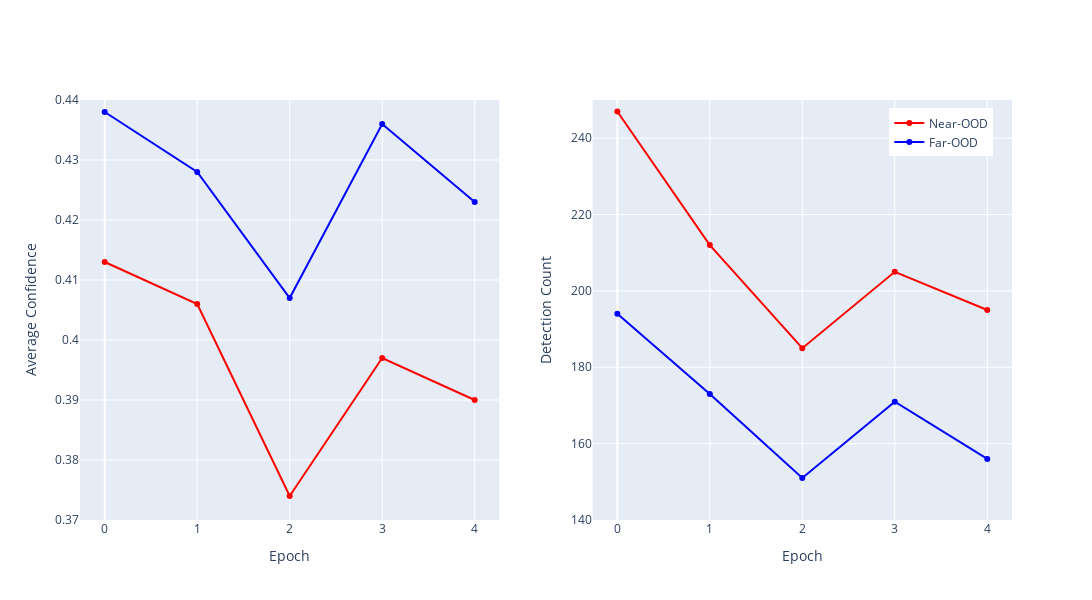

Notebook source saved alongside this figure:
### Markdown cell above
# confidence and detection count plots

### Code cell
import plotly.graph_objects as go
from plotly.subplots import make_subplots

# 数据
epochs = [0, 1, 2, 3, 4]

# 左图数据：Average Confidence
far_ood_confidence = [0.438, 0.428, 0.407, 0.436, 0.423]
near_ood_confidence = [0.413, 0.406, 0.374, 0.397, 0.390]

# 右图数据：Total Detections
far_ood_detections = [194, 173, 151, 171, 156]
near_ood_detections = [247, 212, 185, 205, 195]

# 创建子图（移除标题）
fig = make_subplots(
    rows=1, cols=2,
    specs=[[{"secondary_y": False}, {"secondary_y": False}]]
)

# 左图：Average Confidence
fig.add_trace(
    go.Scatter(
        x=epochs,
        y=near_ood_confidence,
        mode='lines+markers',
        name='Near-OOD',
        line=dict(color='red')
    ),
    row=1, col=1
)
fig.add_trace(
    go.Scatter(
        x=epochs,
        y=far_ood_confidence,
        mode='lines+markers',
        name='Far-OOD',
        line=dict(color='blue')
    ),
    row=1, col=1
)



# 右图：Total Detections
fig.add_trace(
    go.Scatter(
        x=epochs,
        y=near_ood_detections,
        mode='lines+markers',
        name='Near-OOD',
        line=dict(color='red'),
        showlegend=False
    ),
    row=1, col=2
)
fig.add_trace(
    go.Scatter(
        x=epochs,
        y=far_ood_detections,
        mode='lines+markers',
        name='Far-OOD',
        line=dict(color='blue'),
        showlegend=False
    ),
    row=1, col=2
)



# 更新布局 - 将图例移到右图的右上角
fig.update_layout(
    width=1200,
    height=600,
    showlegend=True,
    legend=dict(
        x=0.98,  # 右边位置
        y=0.98,  # 上边位置
        xanchor='right',  # 以右边为锚点
        yanchor='top',    # 以上边为锚点
    )
)

# 更新x轴（设置为整数）
fig.update_xaxes(
    title_text="Epoch",
    dtick=1,
    tick0=0,
    tickmode='linear',
    type='linear'
)

# 更新y轴
fig.update_yaxes(
    title_text="Average Confidence",
    row=1, col=1,
    range=[0.37, 0.44],
    dtick=0.01
)

fig.update_yaxes(
    title_text="Detection Count",
    row=1, col=2,
    range=[140, 250],
    dtick=20
)
fig.update_layout(template="plotly")
fig.show()

### Figure 1 — Plotly figure (JSON) as saved in the notebook; plotly's stock layout.template omitted (floating-point values rounded to 4 significant figures)
{"data": [{"line": {"color": "red"}, "mode": "lines+markers", "name": "Near-OOD", "type": "scatter", "x": [0, 1, 2, 3, 4], "xaxis": "x", "y": [0.413, 0.406, 0.374, 0.397, 0.39], "yaxis": "y"}, {"line": {"color": "blue"}, "mode": "lines+markers", "name": "Far-OOD", "type": "scatter", "x": [0, 1, 2, 3, 4], "xaxis": "x", "y": [0.438, 0.428, 0.407, 0.436, 0.423], "yaxis": "y"}, {"line": {"color": "red"}, "mode": "lines+markers", "name": "Near-OOD", "showlegend": false, "type": "scatter", "x": [0, 1, 2, 3, 4], "xaxis": "x2", "y": [247, 212, 185, 205, 195], "yaxis": "y2"}, {"line": {"color": "blue"}, "mode": "lines+markers", "name": "Far-OOD", "showlegend": false, "type": "scatter", "x": [0, 1, 2, 3, 4], "xaxis": "x2", "y": [194, 173, 151, 171, 156], "yaxis": "y2"}], "layout": {"height": 600, "legend": {"x": 0.98, "xanchor": "right", "y": 0.98, "yanchor": "top"}, "showlegend": true, "width": 1200, "xaxis": {"anchor": "y", "domain": [0, 0.45], "dtick": 1, "tick0": 0, "tickmode": "linear", "title": {"text": "Epoch"}, "type": "linear"}, "xaxis2": {"anchor": "y2", "domain": [0.55, 1], "dtick": 1, "tick0": 0, "tickmode": "linear", "title": {"text": "Epoch"}, "type": "linear"}, "yaxis": {"anchor": "x", "domain": [0, 1], "dtick": 0.01, "range": [0.37, 0.44], "title": {"text": "Average Confidence"}}, "yaxis2": {"anchor": "x2", "domain": [0, 1], "dtick": 20, "range": [140, 250], "title": {"text": "Detection Count"}}}}
